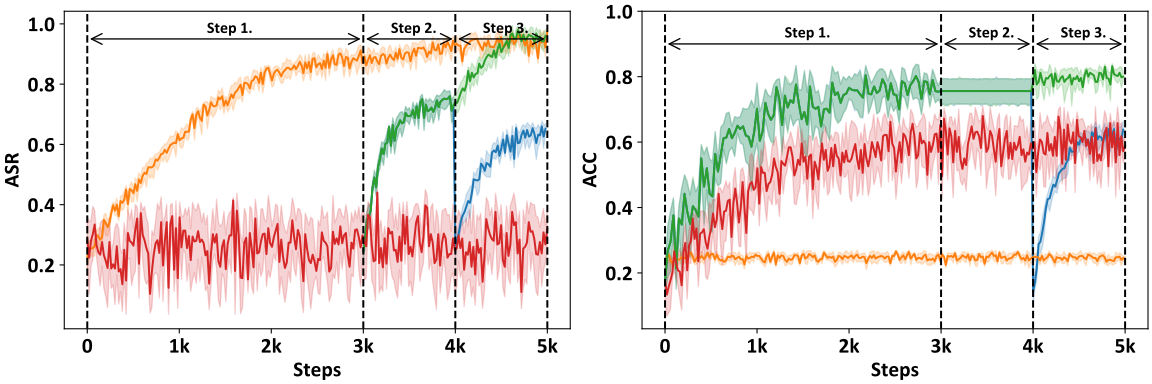

This figure's Python source:
import matplotlib.pyplot as plt
import seaborn as sns
import pandas as pd

import matplotlib as mpl
import matplotlib.font_manager as font_manager

path = 'Calibri Bold.TTF'
font_manager.fontManager.addfont(path)
prop = font_manager.FontProperties(fname=path)
mpl.rcParams['font.family'] = prop.get_name()
plt.rcParams['font.family'] = 'Calibri'
plt.rcParams.update({'font.size': 20})

acc = pd.read_csv('acc.csv')
asr = pd.read_csv('asr.csv')

def plot_acc_asr():
    my_palette = {"final": "#2ca02c", "bb": "#ff7f0e", "direct": "#1f77b4", "together": "#d62728"}
    fig, axes = plt.subplots(1, 2, figsize=(12, 4), constrained_layout=True)
    # plot line using sns.lineplot and denote color using hue


    sns.lineplot(x='Steps', y='ACC',hue="method", data=acc, ax=axes[1], palette=my_palette)
    sns.lineplot(x='Steps', y='ASR',hue="method", data=asr, ax=axes[0], palette=my_palette)

    # draw vertical lines at x = 0 and x = 3000 and x = 4000 and x = 5000
    axes[1].axvline(x=0, color='black', linestyle='--')
    axes[1].axvline(x=3000, color='black', linestyle='--')
    axes[1].axvline(x=4000, color='black', linestyle='--')
    axes[1].axvline(x=5000, color='black', linestyle='--')
    axes[0].axvline(x=0, color='black', linestyle='--')
    axes[0].axvline(x=3000, color='black', linestyle='--')
    axes[0].axvline(x=4000, color='black', linestyle='--')
    axes[0].axvline(x=5000, color='black', linestyle='--')
    # draw a horizontal line with two arrows from (0, 0.9) to (3000, 0.9) and paste a text "Clean"
    axes[1].annotate('', xy=(0, 0.9), xytext=(3000, 0.9), arrowprops=dict(arrowstyle='<->'))
    axes[1].text(1300, 0.92, 'Step 1.', fontsize=12)
    axes[1].annotate('', xy=(3000, 0.9), xytext=(4000, 0.9), arrowprops=dict(arrowstyle='<->'))
    axes[1].text(3300, 0.92, 'Step 2.', fontsize=12)
    axes[1].annotate('', xy=(4000, 0.9), xytext=(5000, 0.9), arrowprops=dict(arrowstyle='<->'))
    axes[1].text(4300, 0.92, 'Step 3.', fontsize=12)
    axes[0].annotate('', xy=(0, 0.95), xytext=(3000, 0.95), arrowprops=dict(arrowstyle='<->'))
    axes[0].text(1300, 0.97, 'Step 1.', fontsize=12)
    axes[0].annotate('', xy=(3000, 0.95), xytext=(4000, 0.95), arrowprops=dict(arrowstyle='<->'))
    axes[0].text(3300, 0.97, 'Step 2.', fontsize=12)
    axes[0].annotate('', xy=(4000, 0.95), xytext=(5000, 0.95), arrowprops=dict(arrowstyle='<->'))
    axes[0].text(4300, 0.97, 'Step 3.', fontsize=12, fontweight='bold')
    # delete legend title
    axes[0].legend(title='')
    axes[1].legend(title='')
    # set xticks
    axes[0].set_xticks([0, 1000, 2000, 3000, 4000, 5000])
    axes[1].set_xticks([0, 1000, 2000, 3000, 4000, 5000])
    # set yticks
    axes[0].set_yticks([0.2, 0.4, 0.6, 0.8, 1.0])
    axes[1].set_yticks([0.2, 0.4, 0.6, 0.8, 1.0])
    # rename x-ticks
    axes[0].set_xticklabels(['0', '1k', '2k', '3k', '4k', '5k'])
    axes[1].set_xticklabels(['0', '1k', '2k', '3k', '4k', '5k'])
    # plt.savefig('acc_asr_2.pdf')
    axes[0].spines[['top', 'bottom', 'right', 'left']].set_color('black')
    axes[1].spines[['top', 'bottom', 'right', 'left']].set_color('black')
    # close the legend
    axes[0].get_legend().remove()
    axes[1].get_legend().remove()
    # set xticks font size and yticks font size
    axes[0].tick_params(axis='x', labelsize=16)
    axes[0].tick_params(axis='y', labelsize=16)
    axes[1].tick_params(axis='x', labelsize=16)
    axes[1].tick_params(axis='y', labelsize=16)
    # set x label and y label's font size and weight as bold
    axes[0].set_xlabel('Steps', fontsize=16)
    axes[0].set_ylabel('ASR', fontsize=16)
    axes[1].set_xlabel('Steps', fontsize=16)
    axes[1].set_ylabel('ACC', fontsize=16)

    plt.savefig('ablation.svg')
    # plt.show()
plot_acc_asr()